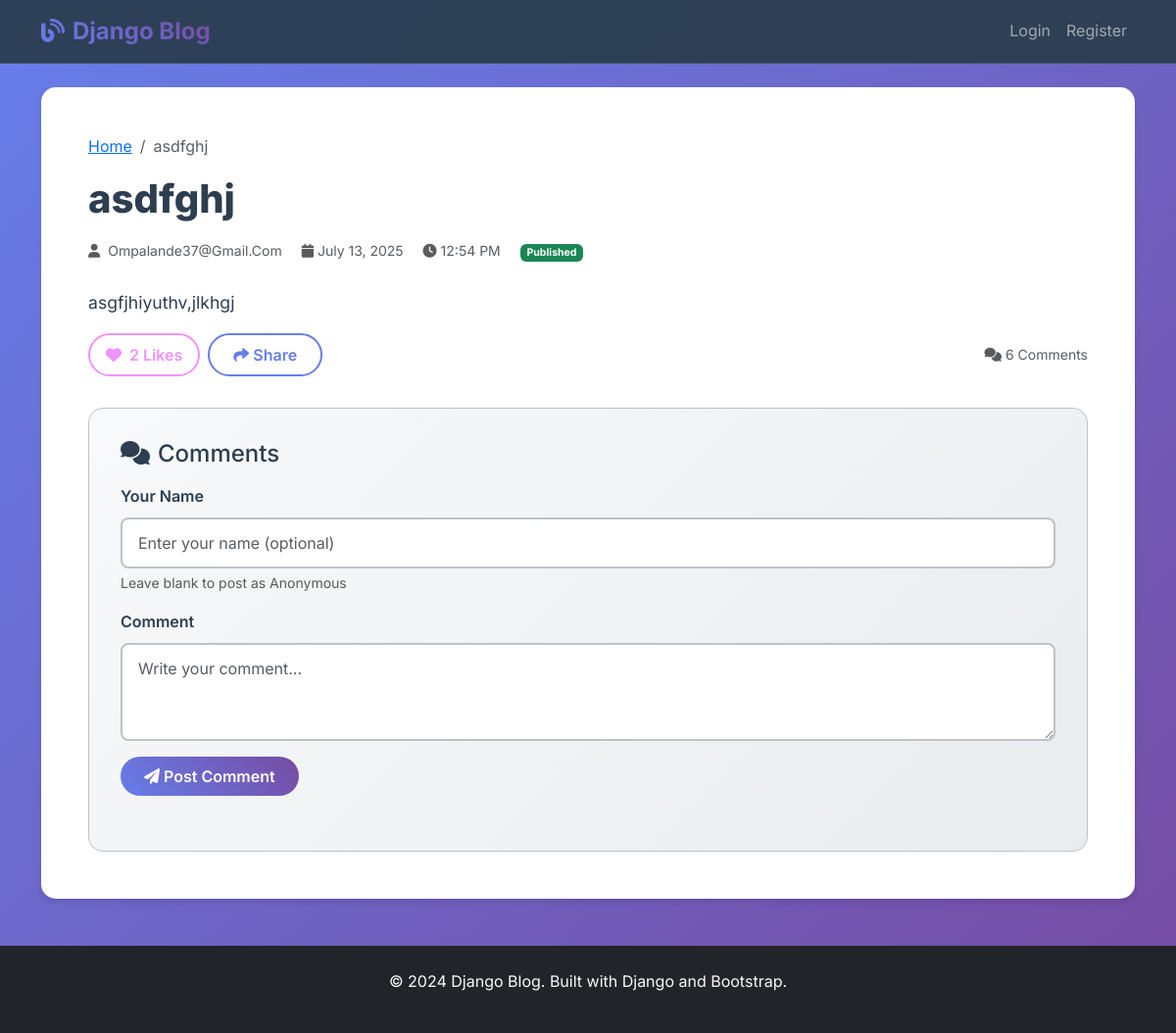
The app's page /post/asdfghj/ with its own data.
### blog/models.py (models this page shows, shortened)
class BlogPost(models.Model):
    STATUS_CHOICES = [
        ('draft', 'Draft'),
        ('published', 'Published')
    ]
    title = models.CharField(max_length=200)
    content = RichTextField()
    author = models.ForeignKey(User, on_delete=models.CASCADE, related_name='blog_posts')
    timestamp = models.DateTimeField(auto_now_add=True)
    updated_at = models.DateTimeField(auto_now=True)
    status = models.CharField(max_length=10, choices=STATUS_CHOICES, default='draft')
    slug = models.SlugField(max_length=200, unique=True, blank=True)
    excerpt = models.TextField(max_length=500, blank=True)
    class Meta:
        ordering = ['-timestamp']
    @property
    def like_count(self):
        return self.likes.count()
    @property
    def comment_count(self):
        return self.comments.count()

### blog/views.py (the view)
# urls.py: path('post/<slug:slug>/', views.BlogDetailView.as_view(), name='blog_detail'),
class BlogDetailView(DetailView):
    model = BlogPost
    template_name = 'blog/blog_detail.html'
    context_object_name = 'post'
    slug_url_kwarg = 'slug'
    slug_field = 'slug'
    def get_queryset(self):
        return BlogPost.objects.filter(status='published')
    def post(self, request, *args, **kwargs):
        post = self.get_object()
        comment_content = request.POST.get('comment_content')
        if not comment_content:
            messages.error(request, 'Please enter a comment.')
            return redirect('blog_detail', slug=post.slug)
        if request.user.is_authenticated:
            author = request.user
        else:
            guest_name = request.POST.get('guest_name', 'Anonymous')
            author = None
        comment = Comment.objects.create(
            post=post,
            author=author,
            content=comment_content,
            guest_name=guest_name if not request.user.is_authenticated else None,
            is_approved=True
        )
        messages.success(request, 'Comment posted successfully!')
        return redirect('blog_detail', slug=post.slug)

### templates/blog/blog_detail.html (shortened to what this page needs)
{% extends 'base.html' %}
{% block content %}
<article class="blog-detail">
    <nav aria-label="breadcrumb">
        <ol class="breadcrumb">
            <li class="breadcrumb-item"><a href="{% url 'blog_list' %}">Home</a></li>
            <li class="breadcrumb-item active">{{ post.title }}</li>
        </ol>
    </nav>
    <header class="mb-4">
        <h1 class="display-5 mb-3">{{ post.title }}</h1>
        <div class="text-muted mb-3">
            <small>
                <i class="fas fa-user me-1"></i>
                {% if post.author.get_full_name %}
                    {{ post.author.get_full_name }}
                {% else %}
                    {% if '@' in post.author.username %}
                        {{ post.author.username|slice:":@"|title }}
                    {% else %}
                        {{ post.author.username }}
                    {% endif %}
                {% endif %}
                <i class="fas fa-calendar ms-3 me-1"></i>{{ post.timestamp|date:"F d, Y" }}
                <i class="fas fa-clock ms-3 me-1"></i>{{ post.timestamp|date:"g:i A" }}
                <span class="badge bg-{% if post.status == 'published' %}success{% else %}warning{% endif %} ms-3">
                    {{ post.status|title }}
                </span>
            </small>
        </div>
    </header>
    <div class="blog-content">
        {{ post.content|safe }}
    </div>
    <div class="blog-actions mb-4">
        <div class="d-flex justify-content-between align-items-center">
            <div class="d-flex align-items-center">
                <button class="btn btn-outline-danger me-2 like-button" data-post-id="{{ post.id }}" id="like-btn-{{ post.id }}">
                    <i class="fas fa-heart me-1"></i>
                    <span id="like-count-{{ post.id }}">{{ post.like_count }}</span> Likes
                </button>
                <button class="btn btn-outline-primary me-2" onclick="sharePost()">
                    <i class="fas fa-share me-1"></i>Share
                </button>
            </div>
            <div class="text-muted">
                <small>
                    <i class="fas fa-comments me-1"></i>{{ post.comment_count }} Comments
                </small>
            </div>
        </div>
    </div>
    <div class="comment-section">
        <h4 class="mb-3">
            <i class="fas fa-comments me-2"></i>Comments
        </h4>
        <form id="comment-form" class="mb-4" method="post" action="{% url 'blog_detail' post.slug %}">
            {% if not user.is_authenticated %}
            <div class="mb-3">
                <label for="guest_name" class="form-label">Your Name</label>
                <input type="text" class="form-control" id="guest_name" name="guest_name" placeholder="Enter your name (optional)" maxlength="100">
                <div class="form-text">Leave blank to post as Anonymous</div>
            </div>
            {% endif %}
            <div class="mb-3">
                <label for="comment-content" class="form-label">Comment</label>
                <textarea class="form-control" id="comment-content" name="comment_content" rows="3" placeholder="Write your comment..." required></textarea>
            </div>
            <button type="submit" class="btn btn-primary">
                <i class="fas fa-paper-plane me-1"></i>Post Comment
            </button>
        </form>
    </div>
</article>
{% endblock %}

### static/css/custom.css (style rules this page uses)
:root { --primary-color: #667eea; --secondary-color: #764ba2; --accent-color: #f093fb; --success-color: #4facfe; --warning-color: #f093fb; --danger-color: #f093fb; --dark-color: #2c3e50; --light-color: #ecf0f1; --text-color: #2c3e50; --text-muted: #7f8c8d; --border-color: #bdc3c7; --shadow: 0 4px 6px rgba(0, 0, 0, 0.1); --shadow-hover: 0 8px 15px rgba(0, 0, 0, 0.2); --transition: all 0.3s ease; }
body { font-family: 'Inter', -apple-system, BlinkMacSystemFont, 'Segoe UI', Roboto, sans-serif; line-height: 1.6; color: var(--text-color); background: linear-gradient(135deg, #667eea 0%, #764ba2 100%); min-height: 100vh; }
.btn { border-radius: 25px; font-weight: 600; padding: 0.5rem 1.5rem; transition: var(--transition); border: none; }
.btn-primary { background: linear-gradient(45deg, var(--primary-color), var(--secondary-color)); border: none; }
.btn-outline-primary { border: 2px solid var(--primary-color); color: var(--primary-color); background: transparent; }
.btn-outline-danger { border: 2px solid var(--danger-color); color: var(--danger-color); }
.like-button { background: none; border: 2px solid var(--danger-color); color: var(--danger-color); border-radius: 25px; padding: 0.5rem 1rem; transition: var(--transition); cursor: pointer; }
.comment-section { background: linear-gradient(135deg, #f8f9fa 0%, #e9ecef 100%); border-radius: 15px; padding: 2rem; margin-top: 2rem; border: 1px solid var(--border-color); }
.blog-detail { background: white; border-radius: 15px; padding: 3rem; box-shadow: var(--shadow); margin-bottom: 2rem; }
.blog-detail h1 { color: var(--text-color); font-weight: 800; margin-bottom: 1.5rem; font-size: 2.5rem; }
.blog-content { font-size: 1.1rem; line-height: 1.8; color: var(--text-color); }
.form-control { border: 2px solid var(--border-color); border-radius: 8px; padding: 0.75rem 1rem; transition: var(--transition); }
.form-label { font-weight: 600; color: var(--text-color); margin-bottom: 0.5rem; }

### records on screen
BlogPost: title "asdfghj", author.username "Ompalande37@Gmail.Com", timestamp "July 13, 2025", timestamp "12:54 PM", status "Published", content "asgfjhiyuthv,jlkhgj", like_count "2", comment_count "6"
